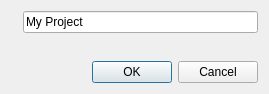
<?xml version="1.0" encoding="UTF-8"?>
<ui version="4.0">
 <class>KateProjectNew</class>
 <widget class="QDialog" name="KateProjectNew">
  <property name="geometry">
   <rect>
    <x>0</x>
    <y>0</y>
    <width>269</width>
    <height>94</height>
   </rect>
  </property>
  <property name="windowTitle">
   <string>New project</string>
  </property>
  <layout class="QGridLayout" name="gridLayout">
   <item row="3" column="0" colspan="3">
    <spacer name="verticalSpacer">
     <property name="orientation">
      <enum>Qt::Vertical</enum>
     </property>
     <property name="sizeHint" stdset="0">
      <size>
       <width>20</width>
       <height>40</height>
      </size>
     </property>
    </spacer>
   </item>
   <item row="1" column="2">
    <widget class="QLineEdit" name="projectName">
     <property name="text">
      <string>My Project</string>
     </property>
    </widget>
   </item>
   <item row="2" column="2">
    <widget class="KUrlRequester" name="projectPath">
     <property name="mode">
      <set>KFile::Directory|KFile::ExistingOnly|KFile::LocalOnly</set>
     </property>
    </widget>
   </item>
   <item row="5" column="0" rowspan="2" colspan="3">
    <layout class="QHBoxLayout" name="horizontalLayout">
     <item>
      <spacer name="horizontalSpacer">
       <property name="orientation">
        <enum>Qt::Horizontal</enum>
       </property>
       <property name="sizeHint" stdset="0">
        <size>
         <width>40</width>
         <height>20</height>
        </size>
       </property>
      </spacer>
     </item>
     <item>
      <widget class="QPushButton" name="okButton">
       <property name="text">
        <string>OK</string>
       </property>
       <property name="icon">
        <iconset theme="dialog-ok">
         <normaloff/>
        </iconset>
       </property>
      </widget>
     </item>
     <item>
      <widget class="QPushButton" name="cancelButton">
       <property name="text">
        <string>Cancel</string>
       </property>
       <property name="icon">
        <iconset theme="dialog-cancel">
         <normaloff/>
        </iconset>
       </property>
      </widget>
     </item>
    </layout>
   </item>
  </layout>
 </widget>
 <customwidgets>
  <customwidget>
   <class>KUrlRequester</class>
   <extends>QFrame</extends>
   <header>kurlrequester.h</header>
  </customwidget>
 </customwidgets>
 <connections/>
</ui>
